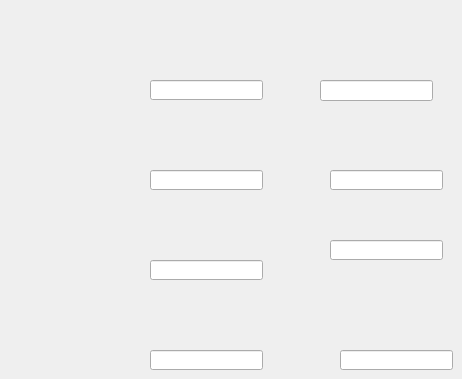
    <widget class="QWidget" name="tab">
     <attribute name="title">
      <string>Page</string>
     </attribute>
     <widget class="QLineEdit" name="nom">
      <property name="geometry">
       <rect>
        <x>150</x>
        <y>80</y>
        <width>113</width>
        <height>20</height>
       </rect>
      </property>
     </widget>
     <widget class="QLineEdit" name="prenom">
      <property name="geometry">
       <rect>
        <x>150</x>
        <y>170</y>
        <width>113</width>
        <height>20</height>
       </rect>
      </property>
     </widget>
     <widget class="QLineEdit" name="adresse">
      <property name="geometry">
       <rect>
        <x>150</x>
        <y>260</y>
        <width>113</width>
        <height>20</height>
       </rect>
      </property>
     </widget>
     <widget class="QLineEdit" name="mail">
      <property name="geometry">
       <rect>
        <x>150</x>
        <y>350</y>
        <width>113</width>
        <height>20</height>
       </rect>
      </property>
     </widget>
     <widget class="QLineEdit" name="ID">
      <property name="geometry">
       <rect>
        <x>320</x>
        <y>80</y>
        <width>113</width>
        <height>21</height>
       </rect>
      </property>
     </widget>
     <widget class="QLineEdit" name="telephone">
      <property name="geometry">
       <rect>
        <x>330</x>
        <y>170</y>
        <width>113</width>
        <height>20</height>
       </rect>
      </property>
     </widget>
     <widget class="QLineEdit" name="CB">
      <property name="geometry">
       <rect>
        <x>330</x>
        <y>240</y>
        <width>113</width>
        <height>20</height>
       </rect>
      </property>
     </widget>
     <widget class="QLineEdit" name="CF">
      <property name="geometry">
       <rect>
        <x>340</x>
        <y>350</y>
        <width>113</width>
        <height>20</height>
       </rect>
      </property>
     </widget>
    </widget>
